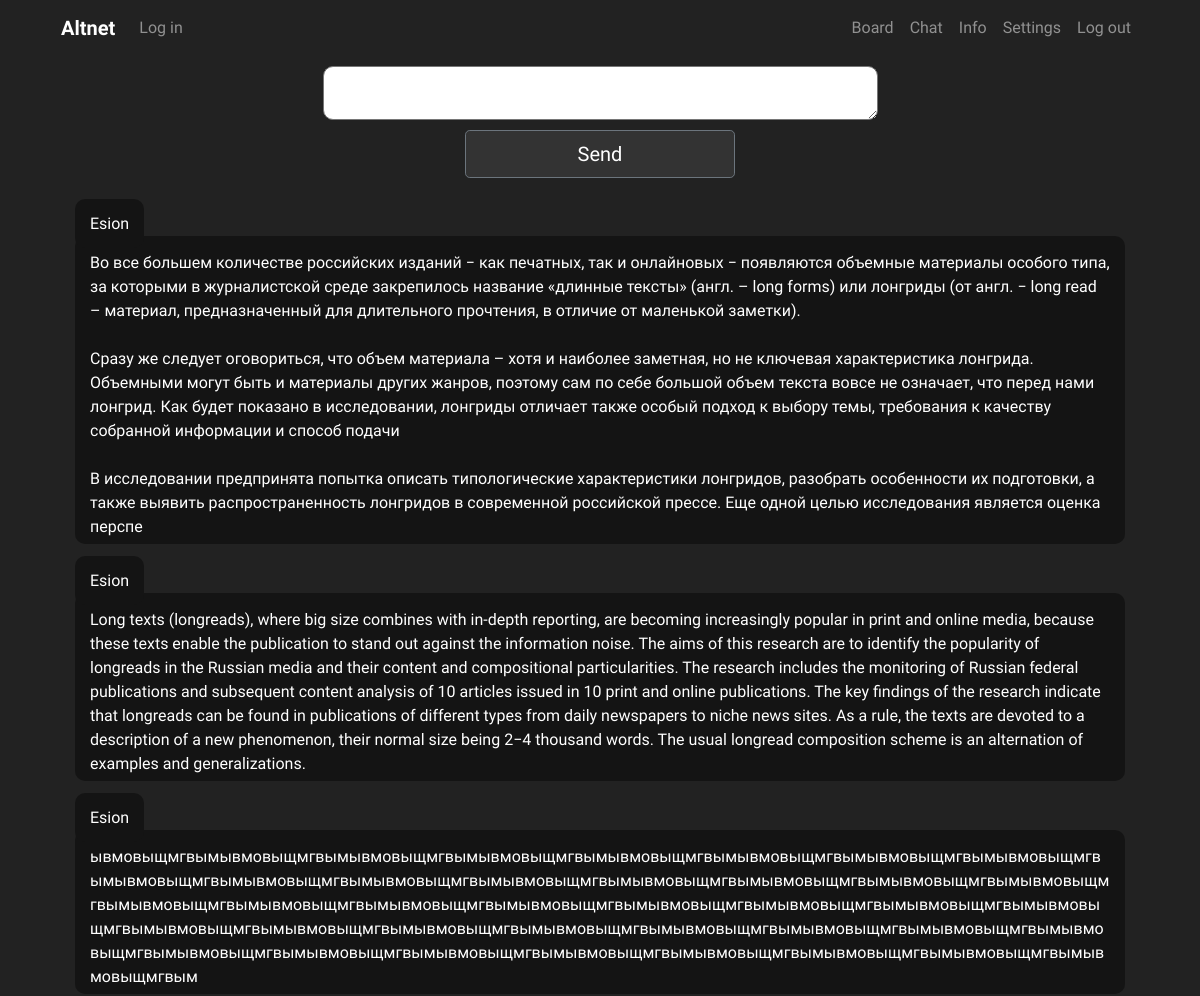
/chat/6/ (upper part), run on an earlier commit of the app's database.
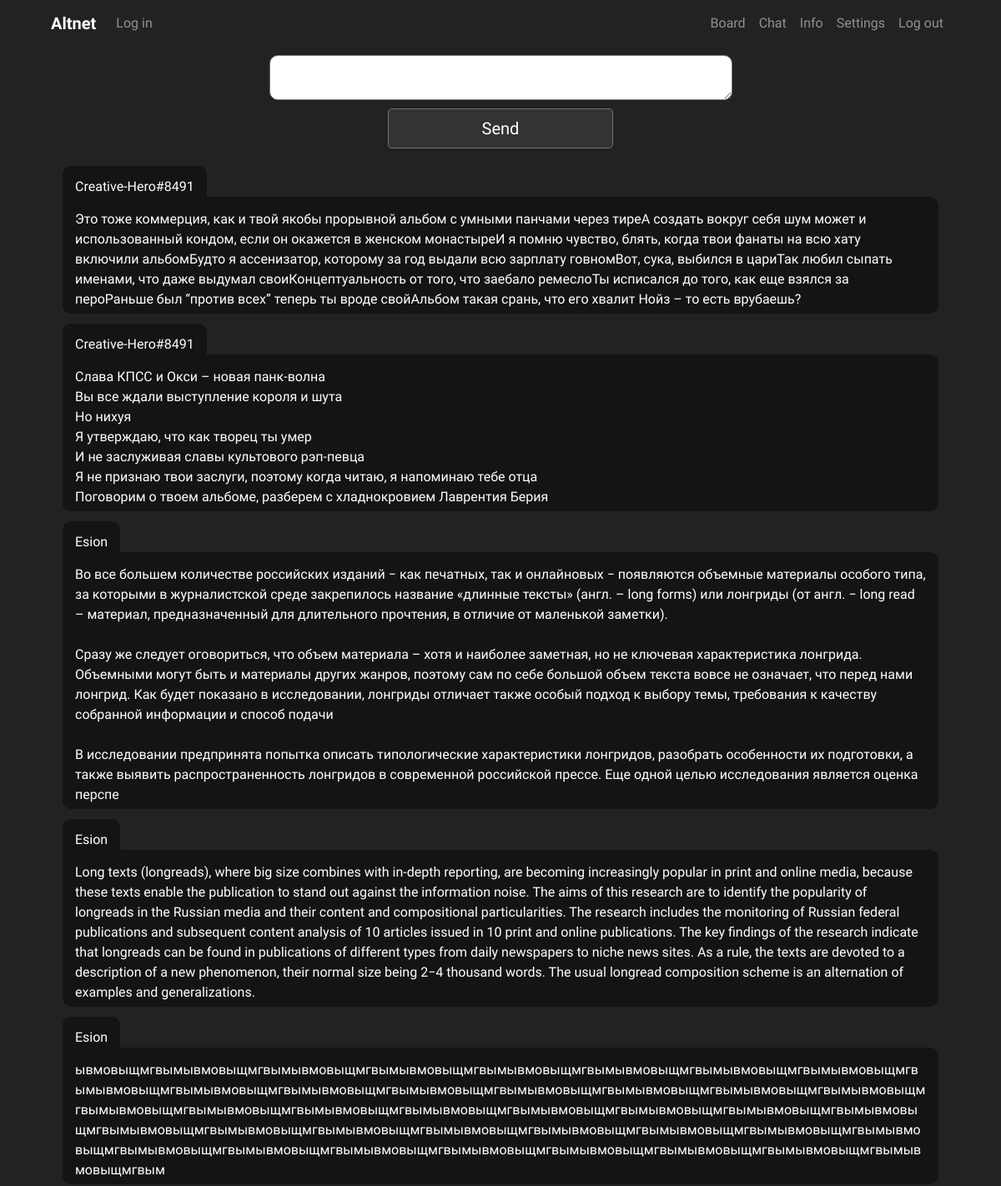
And on a later commit of the database.
### chat/models.py (models this page shows, shortened)
class Message(models.Model):
    message_author = models.CharField('Message author', max_length=150, blank=False, null=False)
    message_room = models.ForeignKey(Room, on_delete=models.CASCADE)
    message_text = models.TextField(blank=False, null=False, max_length=1000)
    message_media = models.ImageField(upload_to=user_chat_directory_path, blank=True, null=True)
    pub_date = models.DateTimeField('Date published', auto_now=True)

### chat/views.py (the view, shortened to what this page needs)
# urls.py: path('<str:room_id>/', views.room, name='room'),
def room(request, room_id):
    chat_form = SendMessage()
    room_info = Room.objects.get(id=room_id)
    try:
        is_banned = Ban.objects.get(username=request.user.username, room=room_info)
        if is_banned:
            raise BadRequest('You are banned')
    except ObjectDoesNotExist:
        pass
    room_visitors = Pool.objects.filter(room_name=room_info)
    template = loader.get_template('room.html')
    if request.user.is_authenticated:
        username = request.user.username
        loc_option = Hikka.objects.get(user=request.user.id).language_code
        authorised = True
    else:
        username = anonymous_validator(request)
        loc_option = 0
        authorised = False
    messages = Message.objects.filter(message_room__id=room_id).order_by('-pub_date')
    short_msg = [i.message_text.strip(':') for i in messages]
    print(short_msg)
    room_name = room_info.name
    context = {
        'visitors': room_visitors,
        'is_hidden': room_info.is_hidden,
        'media_autoplay': room_info.is_autoplay,
        'media_tolerance': room_info.is_media_tolerant,
        'change_language_code_form': EditLangCode(),
        'edit_description_form': EditDescription(),
        'edit_name_form': EditName(),
        'loc': loc_resolver('room'),
        'lang': loc_option,
        'room_name': room_name,
        'messages': messages,
        'chat_form': chat_form,
        'username': username,
        'room_id': room_id,
        'authorised': authorised,
        'room_description': room_info.description,
        'short': short_msg,
    }
    return HttpResponse(template.render(context, request))

### chat/forms.py
class EditLangCode(forms.ModelForm):
    language_code = forms.CharField(label='Edit Language Code', max_length=10)
    class Meta:
        model = Room
        fields = ['language_code',]

class EditDescription(forms.ModelForm):
    description = forms.CharField(label='Room description', max_length=200)
    class Meta:
        model = Room
        fields = ['description',]

### board/templatetags/loc_extra.py (called while the page is built)
@register.filter
def return_item(l, i):
    try:
        return l[i]
    except:
        return None

### board/views.py (called while the page is built)
def random_name():
    noun = ['Apple', 'Grape', 'Hero', 'Nickel', 'Zinc', 'Rock', 'Paper', 'Joker', 'Beat', 'Aug', 'Runner', 'Miracle']
    adjective = ['Shitty', 'Slippy', 'Explosive', 'Luminous', 'Advanced', 'Creative', 'Burning', 'Sweaty', 'Leet',
                 'Apex', 'Funny', 'Raging']
    tag = ['1', '2', '3', '4', '5', '6', '7', '8', '9', '0']
    randomized_tag = choices(tag, k=4)
    return ''.join(adjective[randint(0, len(adjective)-1)]) + '-' + ''.join(noun[randint(0, len(noun)-1)]) + '#' + \
           ''.join(randomized_tag)

def anonymous_validator(request):
    name = random_name()
    if 'Anonymous-Name' in request.session:
        for key, value in request.session.items():
            print('{} => {}'.format(key, value))
        return request.session['Anonymous-Name']
    else:
        request.session['Anonymous-Name'] = name
        for key, value in request.session.items():
            print('{} => {}'.format(key, value))
        return name

### scripts/localisation.py (called while the page is built, shortened)
def loc_resolver(specific):
    load = {}
    if specific == 'home':
        load['me'] = loc.Me
        load['UI'] = loc.UI
        load['errors'] = loc.Errors
        load['headers'] = loc.Headers
    elif specific == 'account':
        load['profile'] = loc.Profile
        load['errors'] = loc.Errors
        load['headers'] = loc.Headers
        load['UI'] = loc.UI
    elif specific == 'room':
        load['UI'] = loc.UI
        load['headers'] = loc.Headers
        load['errors'] = loc.Errors
        load['board_'] = loc.Board
        load['thread'] = loc.Thread
        load['categories'] = loc.Categories
    elif specific == 'info':
        load['UI'] = loc.UI
        load['info'] = loc.Info
    return load

### chat/templates/room.html (shortened to what this page needs)
{% extends 'chat_hat.html' %}
{% block content %}
{% load loc_extra %}
{% load static %}
</head>
<body>
    <div>
<div class="row d-flex justify-content-center">
    <textarea style="width: 50%; border-radius: 10px; margin-top: 10px;" id="chat-message-input" rows="2" name="message_text" type="text" size="100">
    </textarea>
</div>
    <div class="col- d-flex justify-content-center">
    <input class="btn btn-secondary btn-lg btn-block" style="width: 25%; margin-bottom: 10px; margin-top: 10px;" id="chat-message-submit" name="chat-message-submit" type="submit" value="Send">
</div>
</div>
    <br />
  <div class="col-lg-12 col-sm-12 col-md-12">
    <div id="chat-log" class="chat-log" cols="120" rows="20" style="color:#fff; background-color:#222222; border:none">
        {% for message in messages %}
        {% if message.message_author == username %}
        <div class="text-right">
            <span style="background: #333333; padding: 15px; border-radius:10px;">{{ message.message_author }}</span>
        <div style="background: #333333; margin-bottom: 25px; padding: 15px; border-radius: 10px; padding-bottom: 5px;
                    word-wrap: break-word;">
        {{ message.message_text|linebreaksbr }} <br />
        </div></div>
        {% else %}
        <span style="background: #141414; padding: 15px; border-radius:10px;">
            {{ message.message_author }}
        </span>
        <div style="background: #141414; margin-bottom: 25px; padding: 15px; border-radius: 10px; padding-bottom: 5px;
                    word-wrap: break-word;">
        <span style="align: right">{{ message.message_text|linebreaksbr }}</span>
        </div>
        {% endif %}
        {% endfor %}
    </div><br>
</div>
</body>
{% endblock %}

### chat/templates/chat_hat.html (shortened to what this page needs)
<!DOCTYPE html>
{% load loc_extra %}
<html lang="en"><head>
	<link rel="stylesheet" href="https://stackpath.bootstrapcdn.com/bootstrap/4.3.1/css/bootstrap.min.css">
     {% load static %}
    <link rel="stylesheet" href=" {% static 'css/master.css' %} " type="text/css">
  </head>
  <body>
<div class="container">
   <nav class="navbar navbar-expand-lg navbar-dark" style="background-color: #222222;">
  <div class="collapse navbar-collapse" id="navbarTogglerDemo01">
    <a class="navbar-brand" href="{% url 'Manager:me' %}"><b>Altnet</b></a>
    <ul class="navbar-nav mr-auto mt-2 mt-lg-0">
    {% if user.is_authenticated %}
         <li class="nav-item">
           <a class="nav-link" href="{% url 'Board:user' %}">{{ user.username }}</a>
      </li>
        <li class="nav-item">
        <a class="nav-link" href="#" type="button" data-toggle="modal" data-target=".trigger">
            {{ loc.UI.ROOM_SETTINGS|return_item:lang }}
        </a>
      </li>
        <li class="nav-item">
        <a class="nav-link" href="#" type="button" data-toggle="modal" data-target=".bd-example-modal-lg">
            View room info
        </a>
      </li>
        {% if room_name %}
        <li class="nav-item">
            <span class="navbar-text">{{ room_name }}</span>
        </li>
        {% endif %}
        {% else %}
        <li class="nav-item">
        <a class="nav-link" href="{% url 'Manager:login' %}">{{ loc.UI.LOG_IN|return_item:lang }}</a>
      </li>
        {% endif %}
    </ul>
     <ul class="navbar-nav  mt-2 mt-lg-0">
      <li class="nav-item">
        <a class="nav-link" href="{% url 'Board:board' %}">{{ loc.UI.BOARD|return_item:lang }}</a>
      </li>
      <li class="nav-item">
        <a class="nav-link" href="{% url 'Chat:chat' %}">{{ loc.UI.CHAT|return_item:lang }}</a>
      </li>
      <li class="nav-item">
        <a class="nav-link" href="{% url 'Paper:info' %}">{{ loc.UI.INFO|return_item:lang }}</a>
      </li>
      <li class="nav-item">
        <a class="nav-link" href="#">{{ loc.UI.SETTINGS|return_item:lang }}</a>
      </li>
      <li class="nav-item">
        <a class="nav-link" href="{% url 'Manager:logout' %}">{{ loc.UI.LOG_OUT|return_item:lang }}</a>
      </li>
    </ul>
  </div>
</nav>
<div class="col-lg-12 head-block">
{% block content %} {% endblock %}
    </div>
  </div>
</body>
</html>

### static/css/master.css (style rules this page uses)
.head-block,.top-menu,.top-material,.left-sidebar,.content { background:#222222; margin-bottom:5px; }
.head-block { height:40px; }
.head-block { height:150px; background:right center no-repeat; }
.btn-secondary { background: #333333; background-color: }
body { font-family: 'Roboto Condensed', sans-serif; font-size: initial; }
a { color: #7c7c7c; font-size: initial; }
body { background: #222; color: #bfbfbf; }

What changed in the data, as far as the page shows it:
added Message: message_author "Creative-Hero#8491", message_text "Это тоже коммерция, как и твой якобы прорывной альбом с умными панчами через тиреА создать вокруг себя шум может и использованный кондом, если он окажется в женском монастыреИ я помню чувство, блять, когда твои фанаты на всю хату включили альбомБудто я ассенизатор, которому за год выдали всю зарплату говномВот, сука, выбился в цариТак любил сыпать именами, что даже выдумал своиКонцептуальность от того, что заебало ремеслоТы исписался до того, как еще взялся за пероРаньше был “против всех” теперь ты вроде свойАльбом такая срань, что его хвалит Нойз – то есть врубаешь?"
added Message: message_author "Creative-Hero#8491", message_text "Слава КПСС и Окси – новая панк-волна Вы все ждали выступление короля и шута Но нихуя Я утверждаю, что как творец ты умер И не заслуживая славы культового рэп-певца Я не признаю твои заслуги, поэтому когда читаю, я напоминаю тебе отца Поговорим о твоем альбоме, разберем с хладнокровием Лаврентия Берия"
